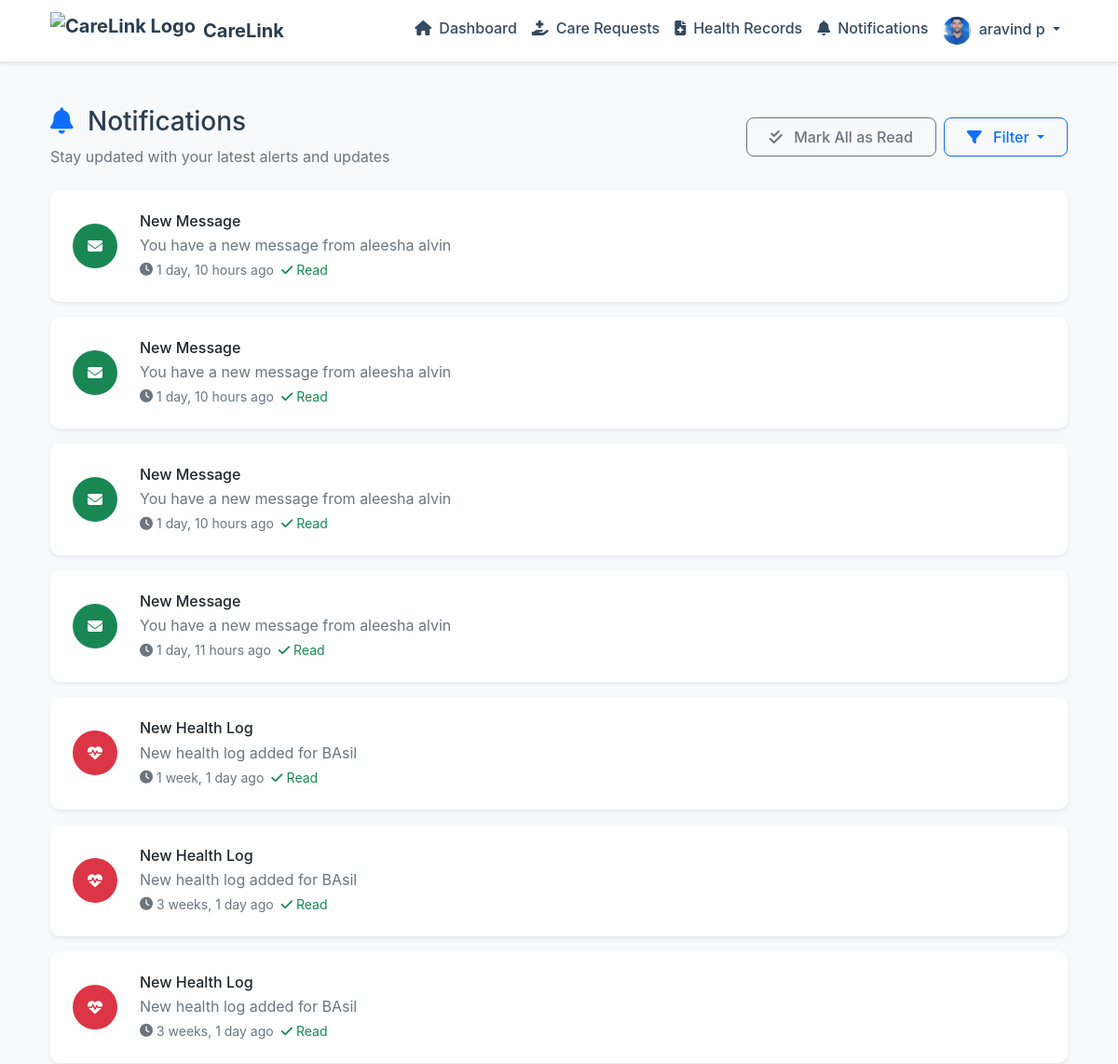
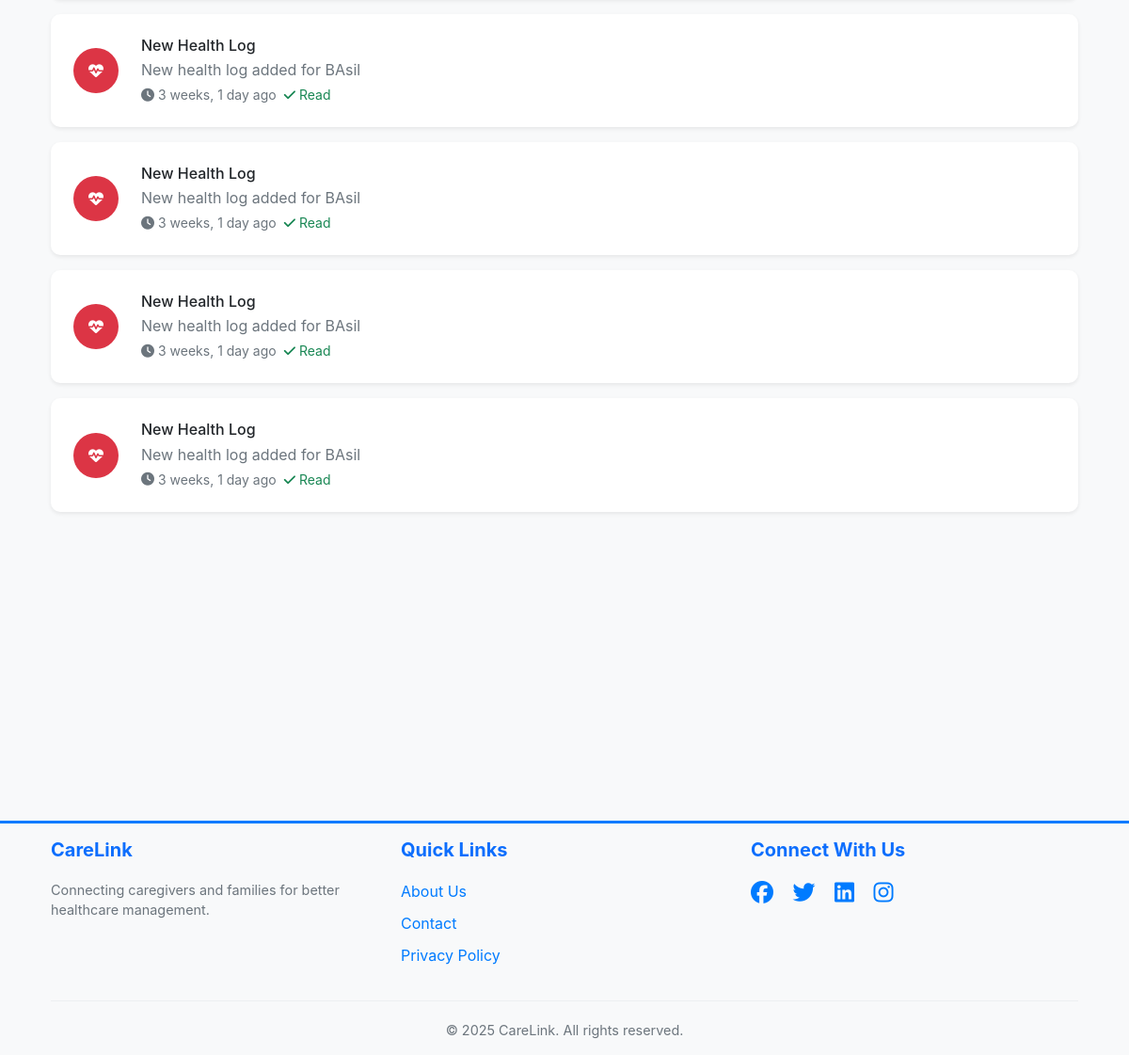
The page /carelink/notifications/ (signed in) on the database its author committed (2 pictures, top to bottom).
### carelink/models.py (models this page shows, shortened)
class User(AbstractUser):
    USER_TYPE_CHOICES = (
        ('ADMIN', 'Admin'),
        ('CAREGIVER', 'Caregiver'),
        ('FAMILY', 'Family Member')
    )
    user_type = models.CharField(max_length=10, choices=USER_TYPE_CHOICES)
    phone_number = models.CharField(max_length=15, blank=True)
    address = models.TextField(blank=True)
    profile_picture = models.ImageField(upload_to='profile_pics/', null=True, blank=True)
    family_members = models.ManyToManyField('self', blank=True, symmetrical=False, related_name='related_family_members')
    email_verified = models.BooleanField(default=True)  # Default to True for backward compatibility
    is_active = models.BooleanField(default=True)

class Notification(models.Model):
    TYPE_CHOICES = (
        ('TASK', 'Task Update'),
        ('HEALTH', 'Health Update'),
        ('MESSAGE', 'New Message'),
        ('SYSTEM', 'System Notification')
    )
    user = models.ForeignKey(User, on_delete=models.CASCADE, related_name='notifications')
    type = models.CharField(max_length=10, choices=TYPE_CHOICES)
    title = models.CharField(max_length=200)
    message = models.TextField()
    is_read = models.BooleanField(default=False)
    created_at = models.DateTimeField(auto_now_add=True)

### carelink/views.py (the view)
# urls.py: path('notifications/', views.NotificationsView.as_view(), name='notifications_list'),
class NotificationsView(LoginRequiredMixin, ListView):
    model = Notification
    template_name = 'carelink/notifications.html'
    context_object_name = 'notifications'
    def get_queryset(self):
        return Notification.objects.filter(user=self.request.user).order_by('-created_at')
    def get(self, request, *args, **kwargs):
        Notification.objects.filter(user=request.user, is_read=False).update(is_read=True)
        return super().get(request, *args, **kwargs)

### carelink/auth.py (called while the page is built)
    def get_user(self, user_id):
        UserModel = get_user_model()
        try:
            return UserModel.objects.get(pk=user_id)
        except UserModel.DoesNotExist:
            return None

### carelink/templates/carelink/notifications.html (shortened to what this page needs)
{% extends 'carelink/base.html' %}
{% load static %}
{% block content %}
<div class="container py-4">
    <div class="row">
        <div class="col-12">
            <div class="d-flex justify-content-between align-items-center mb-4">
                <div>
                    <h1 class="h3 mb-2">
                        <i class="fas fa-bell me-2 text-primary"></i>
                        Notifications
                    </h1>
                    <p class="text-muted mb-0">Stay updated with your latest alerts and updates</p>
                </div>
                {% if notifications %}
                    <div class="d-flex gap-2">
                        <button class="btn btn-outline-secondary" id="markAllRead">
                            <i class="fas fa-check-double me-2"></i>
                            Mark All as Read
                        </button>
                        <div class="dropdown">
                            <button class="btn btn-outline-primary dropdown-toggle" type="button" data-bs-toggle="dropdown">
                                <i class="fas fa-filter me-2"></i>
                                Filter
                            </button>
                        </div>
                    </div>
                {% endif %}
            </div>
            <div class="notifications-list">
                {% for notification in notifications %}
                    <div class="card mb-3 shadow-sm notification-card hover-shadow {% if not notification.is_read %}unread border-start border-4 border-primary{% endif %}"
                         data-notification-id="{{ notification.id }}"
                         data-notification-type="{{ notification.type }}">
                        <div class="card-body">
                            <div class="row align-items-center">
                                <div class="col-auto">
                                    <div class="notification-icon rounded-circle p-3
                                        {% if notification.type == 'TASK' %}bg-primary text-white
                                        {% elif notification.type == 'HEALTH' %}bg-danger text-white
                                        {% elif notification.type == 'MESSAGE' %}bg-success text-white
                                        {% else %}bg-info text-white{% endif %}">
                                        {% if notification.type == 'TASK' %}
                                            <i class="fas fa-tasks"></i>
                                        {% elif notification.type == 'HEALTH' %}
                                            <i class="fas fa-heartbeat"></i>
                                        {% elif notification.type == 'MESSAGE' %}
                                            <i class="fas fa-envelope"></i>
                                        {% else %}
                                            <i class="fas fa-info-circle"></i>
                                        {% endif %}
                                    </div>
                                </div>
                                <div class="col">
                                    <div class="d-flex justify-content-between align-items-start">
                                        <div>
                                            <h6 class="mb-1 {% if not notification.is_read %}fw-bold{% endif %}">
                                                {{ notification.title }}
                                            </h6>
                                            <p class="mb-1 text-muted">{{ notification.message }}</p>
                                            <small class="text-muted d-flex align-items-center">
                                                <i class="fas fa-clock me-1"></i>
                                                {{ notification.created_at|timesince }} ago
                                                {% if notification.is_read %}
                                                    <span class="ms-2 text-success">
                                                        <i class="fas fa-check me-1"></i>Read
                                                    </span>
                                                {% endif %}
                                            </small>
                                        </div>
                                    </div>
                                </div>
                            </div>
                        </div>
                    </div>
                {% empty %}
                    <div class="text-center py-5 bg-light rounded">
                        <i class="fas fa-bell-slash text-muted fa-3x mb-3"></i>
                        <h3 class="h5 text-muted">No Notifications</h3>
                        <p class="text-muted mb-0">You're all caught up!</p>
                    </div>
                {% endfor %}
            </div>
        </div>
    </div>
</div>
{% endblock %}

### carelink/templates/carelink/base.html (shortened to what this page needs)
{% load static %}
<!DOCTYPE html>
<html lang="en">
<head>
    <link href="https://cdn.jsdelivr.net/npm/bootstrap@5.3.2/dist/css/bootstrap.min.css" rel="stylesheet">
    <link href="https://cdnjs.cloudflare.com/ajax/libs/font-awesome/6.5.1/css/all.min.css" rel="stylesheet">
    <link href="https://cdn.jsdelivr.net/npm/animate.css@4.1.1/animate.min.css" rel="stylesheet">
    <link href="https://cdn.jsdelivr.net/npm/flatpickr/dist/flatpickr.min.css" rel="stylesheet">
    <link href="https://cdn.jsdelivr.net/npm/bootstrap@5.1.3/dist/css/bootstrap.min.css" rel="stylesheet">
</head>
<body>
    <nav class="navbar navbar-expand-lg navbar-light sticky-top">
        <div class="container">
            <a class="navbar-brand d-flex align-items-center" href="{% url 'carelink:home' %}">
                <img src="https://img.freepik.com/free-vector/hospital-logo-design-vector-medical-cross_53876-136743.jpg?w=1380&t=st=1709827987~exp=1709828587~hmac=1a1a1a1a1a1a1a1a1a1a1a1a1a1a1a1a1a1a1a1a1a1a1a1a1a1a1a1a1a1a1a" alt="CareLink Logo" height="40" class="me-2">
                CareLink
            </a>
            <div class="collapse navbar-collapse" id="navbarNav">
                <ul class="navbar-nav ms-auto">
                    {% if user.is_authenticated %}
                        {% if user.is_staff %}
                            <li class="nav-item">
                                <a class="nav-link" href="{% url 'carelink:care_request_list' %}">
                                    <i class="fas fa-hand-holding-medical me-2"></i>Care Requests
                                </a>
                            </li>
                        {% elif user.user_type == 'FAMILY' %}
                            <li class="nav-item">
                                <a class="nav-link" href="{% url 'carelink:family_dashboard' %}">
                                    <i class="fas fa-home me-2"></i>Dashboard
                                </a>
                            </li>
                            <li class="nav-item">
                                <a class="nav-link" href="{% url 'carelink:care_request_list' %}">
                                    <i class="fas fa-hand-holding-medical me-2"></i>Care Requests
                                </a>
                            </li>
                            <li class="nav-item">
                                <a class="nav-link" href="{% url 'carelink:health_document_list' %}">
                                    <i class="fas fa-file-medical me-2"></i>Health Records
                                </a>
                            </li>
                        {% endif %}
                        <li class="nav-item">
                            <a class="nav-link" href="{% url 'carelink:notifications_list' %}">
                                <i class="fas fa-bell me-2"></i>Notifications
                            </a>
                        </li>
                        <li class="nav-item dropdown">
                            <a class="nav-link dropdown-toggle" href="#" id="userDropdown" role="button" data-bs-toggle="dropdown">
                                {% if user.profile_picture %}
                                    <img src="{{ user.profile_picture.url }}" alt="Profile" class="rounded-circle me-1" style="width: 30px; height: 30px; object-fit: cover;">
                                {% else %}
                                    <i class="fas fa-user-circle me-1"></i>
                                {% endif %}
                                {{ user.get_full_name|default:user.username }}
                            </a>
                        </li>
                    {% endif %}
                </ul>
            </div>
        </div>
    </nav>
    <main class="py-4">
        {% block content %}{% endblock %}
    </main>
<br>
<br>
<br>
<br>
<br>
<br>
<br>
<br>
<br>
<br>
<br>
    <footer class="footer mt-auto py-3 bg-light">
        <div class="container">
            <div class="row">
                <div class="col-md-4">
                    <h5 class="text-primary">CareLink</h5>
                    <p class="text-muted">
                        Connecting caregivers and families for better healthcare management.
                    </p>
                </div>
                <div class="col-md-4">
                    <h5 class="text-primary">Quick Links</h5>
                    <ul class="list-unstyled">
                        <li><a href="{% url 'carelink:about' %}" class="text-decoration-none">About Us</a></li>
                        <li><a href="{% url 'carelink:contact' %}" class="text-decoration-none">Contact</a></li>
                        <li><a href="{% url 'carelink:privacy' %}" class="text-decoration-none">Privacy Policy</a></li>
                    </ul>
                </div>
                <div class="col-md-4">
                    <h5 class="text-primary">Connect With Us</h5>
                    <div class="social-links">
                        <a href="#" class="text-decoration-none me-3"><i class="fab fa-facebook fa-lg"></i></a>
                        <a href="#" class="text-decoration-none me-3"><i class="fab fa-twitter fa-lg"></i></a>
                        <a href="#" class="text-decoration-none me-3"><i class="fab fa-linkedin fa-lg"></i></a>
                        <a href="#" class="text-decoration-none"><i class="fab fa-instagram fa-lg"></i></a>
                    </div>
                </div>
            </div>
            <hr>
            <div class="row">
                <div class="col-12 text-center">
                    <p class="text-muted mb-0">&copy; {% now "Y" %} CareLink. All rights reserved.</p>
                </div>
            </div>
        </div>
    </footer>
</body>
</html>

### carelink/templates/carelink/base.html (style rules this page uses)
:root { --primary-color: #2c3e50; --secondary-color: #34495e; --accent-color: #3498db; --success-color: #27ae60; --warning-color: #f1c40f; --danger-color: #e74c3c; --light-color: #ecf0f1; --dark-color: #2c3e50; }
body { font-family: 'Inter', sans-serif; background-color: #f8f9fa; color: var(--dark-color); }
.navbar { background-color: white; box-shadow: 0 2px 4px rgba(0,0,0,0.1); }
.navbar-brand { font-weight: 700; color: var(--primary-color) !important; }
.nav-link { color: var(--secondary-color) !important; font-weight: 500; transition: all 0.3s ease; }
.card { border: none; border-radius: 10px; box-shadow: 0 4px 6px rgba(0,0,0,0.1); transition: transform 0.3s ease; }
.card-body { padding: 1.5rem; }
.btn { border-radius: 8px; padding: 0.5rem 1.5rem; font-weight: 500; transition: all 0.3s ease; }
.footer { background: #e9ecef; padding: 50px 0; font-size: 1rem; border-top: 3px solid #007bff; }
.footer h5 { font-weight: 700; margin-bottom: 20px; color: #343a40; }
.footer p { font-size: 0.95rem; color: #495057; }
.footer ul { padding: 0; list-style: none; }
.footer ul li { margin-bottom: 10px; }
.footer ul li a { color: #007bff; transition: color 0.3s ease-in-out; }
.footer .social-links a { color: #007bff; transition: transform 0.3s ease-in-out, color 0.3s ease-in-out; font-size: 1.2rem; }
.footer hr { border-top: 1px solid #ced4da; margin: 20px 0; }
.footer .text-muted { font-size: 0.9rem; color: #6c757d; }

### carelink/templates/carelink/notifications.html (style rules this page uses)
.notification-card { transition: all 0.2s ease-in-out; cursor: pointer; }
.notification-icon { width: 48px; height: 48px; display: flex; align-items: center; justify-content: center; }

### rows shown on the page
User: profile_picture (picture), get_full_name "aravind p"
Notification: type "MESSAGE" (drawn), title "New Message", message "You have a new message from aleesha alvin", created_at "1 day, 10 hours", is_read True (drawn)
Notification: type "MESSAGE" (drawn), title "New Message", message "You have a new message from aleesha alvin", created_at "1 day, 10 hours", is_read True (drawn)
Notification: type "MESSAGE" (drawn), title "New Message", message "You have a new message from aleesha alvin", created_at "1 day, 10 hours", is_read True (drawn)
Notification: type "MESSAGE" (drawn), title "New Message", message "You have a new message from aleesha alvin", created_at "1 day, 11 hours", is_read True (drawn)
Notification: type "HEALTH" (drawn), title "New Health Log", message "New health log added for BAsil", created_at "1 week, 1 day", is_read True (drawn)
Notification: type "HEALTH" (drawn), title "New Health Log", message "New health log added for BAsil", created_at "3 weeks, 1 day", is_read True (drawn)
Notification: type "HEALTH" (drawn), title "New Health Log", message "New health log added for BAsil", created_at "3 weeks, 1 day", is_read True (drawn)
Notification: type "HEALTH" (drawn), title "New Health Log", message "New health log added for BAsil", created_at "3 weeks, 1 day", is_read True (drawn)
Notification: type "HEALTH" (drawn), title "New Health Log", message "New health log added for BAsil", created_at "3 weeks, 1 day", is_read True (drawn)
Notification: type "HEALTH" (drawn), title "New Health Log", message "New health log added for BAsil", created_at "3 weeks, 1 day", is_read True (drawn)
Notification: type "HEALTH" (drawn), title "New Health Log", message "New health log added for BAsil", created_at "3 weeks, 1 day", is_read True (drawn)
